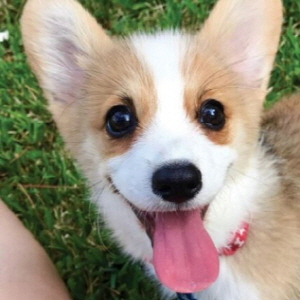
#> input picture OpenCV21/dog.JPG, 300 x 300 px, found by its file name
$ jupyter execute --allow-errors C130.ipynb
#> lines starting #> are read from the running program, lines starting #| are printed output that depends on the picture; after the words box and inside, x2 and y2 are one past the last pixel; in counts of white or black regions, pixels touching at a corner belong together
## 1.3.1 Basic Operations on Images

[cell 1]
import cv2
import numpy as np
from matplotlib import pyplot as plt

[cell 2]
def pltImage(img):
    plt.imshow(img)
    plt.xticks([]), plt.yticks([]) # to hide tick values on X and Y axis
    plt.show()

[cell 3]
img = cv2.imread('dog.jpg')
#> img is the input picture: shape (300, 300, 3); mean B, G, R 128.7, 145.4, 154.9
px = img[100,100]
#> px = [116, 145, 176]
print (px)
#| [116 145 176]

[cell 4]
pltImage(img)

[cell 5]
blue = img[100,100,0]
#> blue = 116
print (blue)
#| 116

[cell 6]
img[100,100] = [255,255,255]
#> img: shape (300, 300, 3); under 0.01% of pixels changed, all inside (x1, y1, x2, y2) = (100, 100, 101, 101)
pltImage(img)

[cell 7]
img.shape
#> Out = (300, 300, 3)

[cell 8]
img.size
#> Out = 270000

[cell 9]
img.dtype

[cell 10]
w = 100
ball = img[230:(230+w), 272:(272+w)]
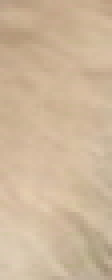
#> ball: shape (70, 28, 3) (shown 4 times larger); mean B, G, R 154.5, 182.2, 205.5

[cell 11]
pltImage(ball)

#> (a cell that did not finish here is left out)

[cell 13]
pltImage(img)

[cell 14]
b,g,r = cv2.split(img)
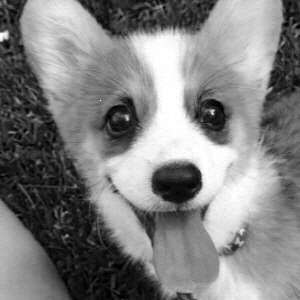
#> b: shape (300, 300); min 0, max 255, mean 128.7
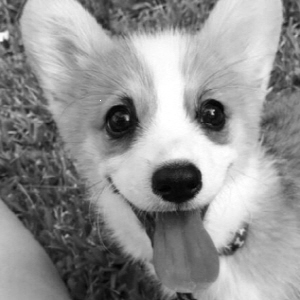
#> g: shape (300, 300); min 1, max 255, mean 145.4
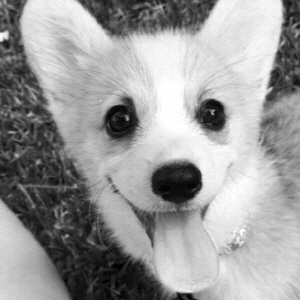
#> r: shape (300, 300); min 0, max 255, mean 154.9

[cell 15]
b.shape
#> Out = (300, 300)

[cell 16]
r

[cell 17]
img = cv2.merge((r,g,b))

[cell 18]
pltImage(img)

[cell 19]
pltImage(g)

[cell 20]
pltImage(b)

[cell 21]
pltImage(r)

[cell 22]
BLUE = [255,0,0]
img1 = cv2.imread('dog.jpg')
m = 100

replicate = cv2.copyMakeBorder(img1,m,m,m,m,cv2.BORDER_REPLICATE)
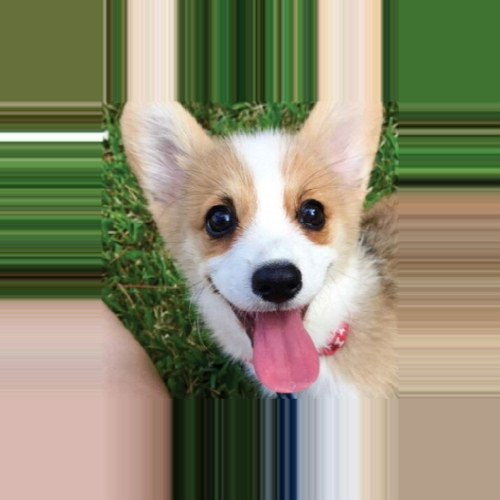
#> replicate: shape (500, 500, 3); mean B, G, R 112.6, 138.4, 140.2
reflect = cv2.copyMakeBorder(img1,m,m,m,m,cv2.BORDER_REFLECT)
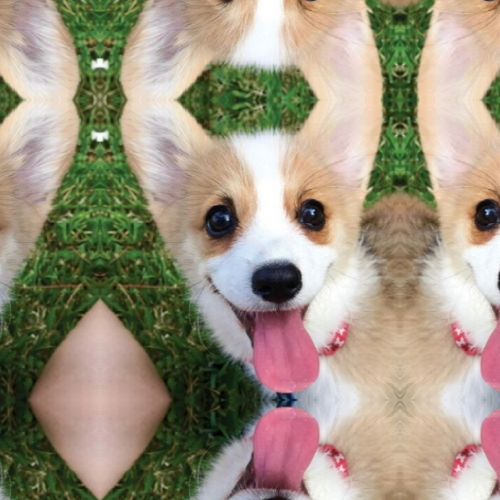
#> reflect: shape (500, 500, 3); mean B, G, R 128.7, 147.8, 158.2
reflect101 = cv2.copyMakeBorder(img1,m,m,m,m,cv2.BORDER_REFLECT_101)
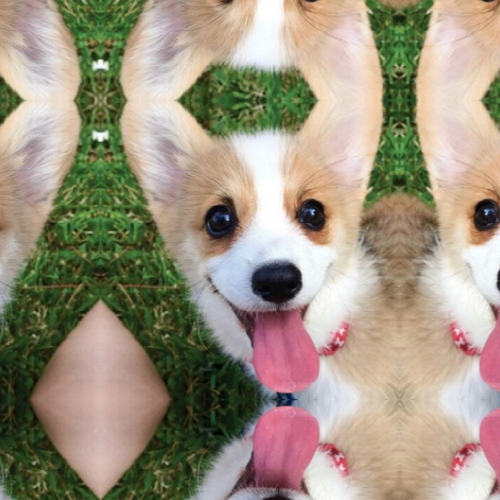
#> reflect101: shape (500, 500, 3); mean B, G, R 128.7, 147.7, 158.3
wrap = cv2.copyMakeBorder(img1,m,m,m,m,cv2.BORDER_WRAP)
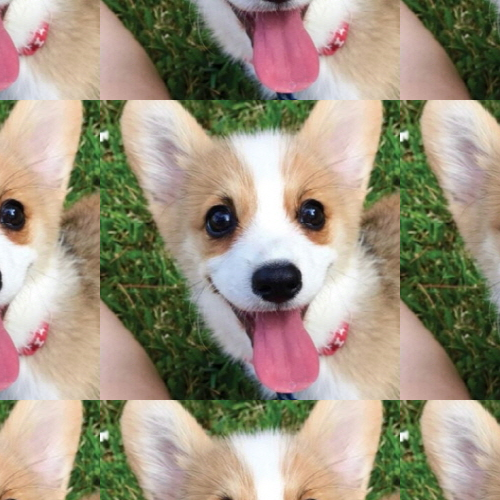
#> wrap: shape (500, 500, 3); mean B, G, R 128.7, 147.8, 158.2
constant= cv2.copyMakeBorder(img1,m,m,m,m,cv2.BORDER_CONSTANT,value=BLUE)
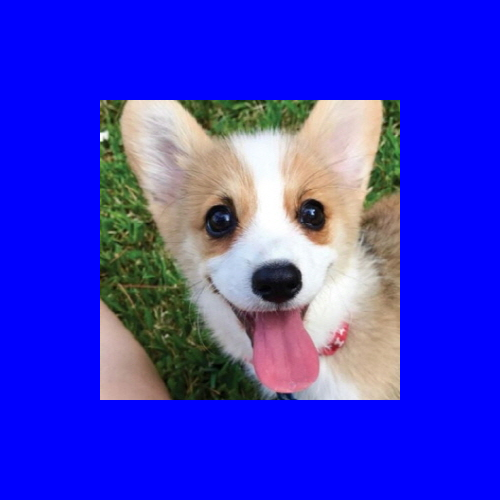
#> constant: shape (500, 500, 3); mean B, G, R 209.5, 52.4, 55.8

[cell 23]
plt.rcParams["figure.figsize"] = (20,10)
plt.subplot(231),plt.imshow(img1,'gray'),plt.title('ORIGINAL')
plt.subplot(232),plt.imshow(replicate,'gray'),plt.title('REPLICATE')
plt.subplot(233),plt.imshow(reflect,'gray'),plt.title('REFLECT')
plt.subplot(234),plt.imshow(reflect101,'gray'),plt.title('REFLECT_101')
plt.subplot(235),plt.imshow(wrap,'gray'),plt.title('WRAP')
plt.subplot(236),plt.imshow(constant,'gray'),plt.title('CONSTANT')
plt.show()
#> figure, not shown here; B, G, R data is drawn as R, G, B
